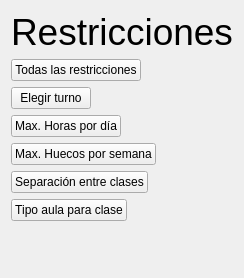
<?xml version="1.0" encoding="UTF-8"?>
<ui version="4.0">
 <class>RestriccionesCl</class>
 <widget class="QWidget" name="RestriccionesCl">
  <property name="geometry">
   <rect>
    <x>0</x>
    <y>0</y>
    <width>236</width>
    <height>278</height>
   </rect>
  </property>
  <property name="windowTitle">
   <string>RestriccionesCl</string>
  </property>
  <layout class="QFormLayout" name="formLayout">
   <item row="0" column="0">
    <widget class="QLabel" name="Title">
     <property name="font">
      <font>
       <pointsize>28</pointsize>
      </font>
     </property>
     <property name="text">
      <string>Restricciones</string>
     </property>
    </widget>
   </item>
   <item row="1" column="0">
    <widget class="QPushButton" name="todas">
     <property name="text">
      <string>Todas las restricciones</string>
     </property>
    </widget>
   </item>
   <item row="2" column="0">
    <widget class="QPushButton" name="turno">
     <property name="text">
      <string>Elegir turno</string>
     </property>
    </widget>
   </item>
   <item row="3" column="0">
    <widget class="QPushButton" name="horasDia">
     <property name="text">
      <string>Max. Horas por día</string>
     </property>
    </widget>
   </item>
   <item row="4" column="0">
    <widget class="QPushButton" name="huecosSemana">
     <property name="text">
      <string>Max. Huecos por semana</string>
     </property>
    </widget>
   </item>
   <item row="5" column="0">
    <widget class="QPushButton" name="separacion">
     <property name="text">
      <string>Separación entre clases</string>
     </property>
    </widget>
   </item>
   <item row="6" column="0">
    <widget class="QPushButton" name="tipoAula">
     <property name="text">
      <string>Tipo aula para clase</string>
     </property>
    </widget>
   </item>
  </layout>
 </widget>
 <resources/>
 <connections/>
</ui>
